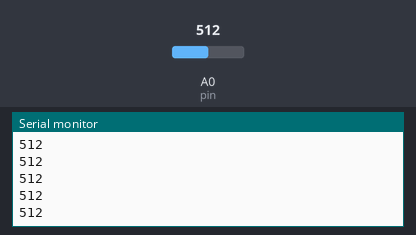
Recording of a sketch running on a simulated Arduino Uno, built with avr-gcc and run on an emulated ATmega328P. Shown: the last lines printed to the serial monitor. The inputs (shaded band) are chosen by the test bench; at power-on: A0 (pin) = 512.

Above: at 1.2 s.
1.3 s: A0 (pin) set to 716
At 1.31 s:
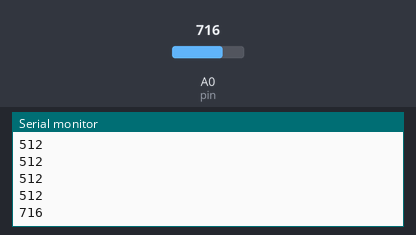
2.8 s: A0 (pin) set to 900
At 2.81 s:
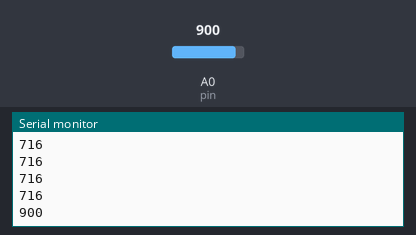
Timing chart, 0 to 5.8 s (numbered marks = the images above; inputs shaded):
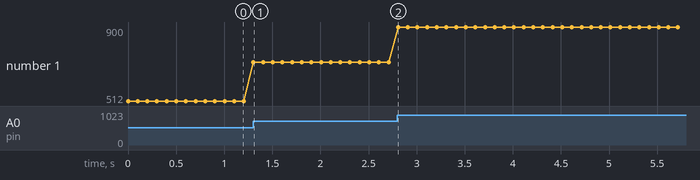

The sketch:

analog_Test_s.ino
```cpp
#define pin         A0

void setup() {
  pinMode(pin, INPUT_PULLUP);
  Serial.begin(9600);
}

void loop() {
  Serial.println(analogRead(pin));
  delay(100);
}
```

Measured:
- after the input at 1.3 s, the serial monitor: prints a new line at once (image 1)
- after the input at 2.8 s, the serial monitor: prints a new line at once (image 2)
- plotted number 1: 512 → 716 after the input at 1.3 s, 716 → 900 after the input at 2.8 s
